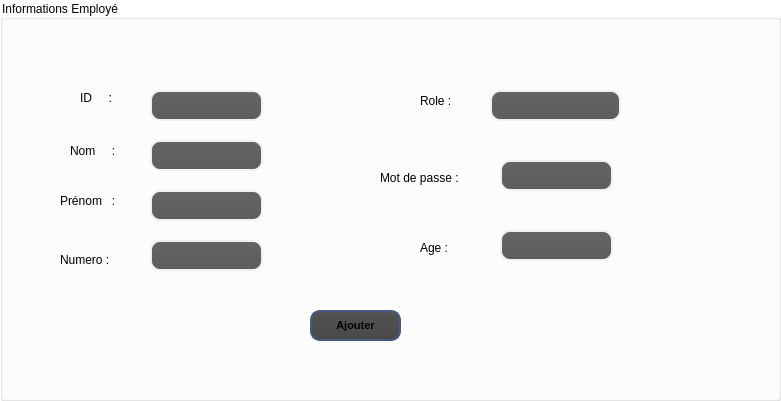
       <widget class="QGroupBox" name="groupBox_16">
        <property name="geometry">
         <rect>
          <x>60</x>
          <y>30</y>
          <width>781</width>
          <height>401</height>
         </rect>
        </property>
        <property name="styleSheet">
         <string notr="true">QToolTip
{
border: 1px solid black;
background-color: #ffa02f;
padding: 1px;
border-radius: 3px;
opacity: 100;
color: black;
}

QWidget 
{
	
    background-color: rgba(50, 50, 50, 0);
font: 87 8pt &quot;Segoe UI Black&quot;;
}

QWidget:item:hover
{
    background-color: QLinearGradient( x1: 0, y1: 0, x2: 0, y2: 1, stop: 0 #ffa02f, stop: 1 #ca0619);
    color: #ffde59;
}

QWidget:item:selected
{
    background-color: QLinearGradient( x1: 0, y1: 0, x2: 0, y2: 1, stop: 0 #ffde59, stop: 1 #ffde59);
}

QMenuBar::item
{
    background: transparent;
}

QMenuBar::item:selected
{
    background: transparent;
    border: 1px solid #ffaa00;
}

QMenuBar::item:pressed
{
    background: #ffde59;
    border: 1px solid #000;
    background-color: QLinearGradient(
        x1:0, y1:0,
        x2:0, y2:1,
        stop:1 #212121,
        stop:0.4 #343434/*,
        stop:0.2 #343434,
        stop:0.1 #ffaa00*/
    );
    margin-bottom:-1px;
    padding-bottom:1px;
}

QMenu
{
    border: 1px solid #000;
}

QMenu::item
{
    padding: 2px 20px 2px 20px;
}

QMenu::item:selected
{
    color: #000000;
}

QWidget:disabled
{
    color: #404040;
    background-color: #323232;
}

QAbstractItemView
{
    background-color: QLinearGradient( x1: 0, y1: 0, x2: 0, y2: 1, stop: 0 #4d4d4d, stop: 0.1 #646464, stop: 1 #5d5d5d);
}

QWidget:focus
{
    /*border: 2px solid QLinearGradient( x1: 0, y1: 0, x2: 0, y2: 1, stop: 0 #ffa02f, stop: 1 #d7801a);*/
}

QLineEdit
{
    background-color: QLinearGradient( x1: 0, y1: 0, x2: 0, y2: 1, stop: 0 #4d4d4d, stop: 0 #646464, stop: 1 #5d5d5d);
    padding: 1px;
    border-style: solid;
    border: 1px solid #1e1e1e;
    border-radius: 5;
}

QPushButton
{
    color: #b1b1b1;
    background-color: QLinearGradient( x1: 0, y1: 0, x2: 0, y2: 1, stop: 0 #565656, stop: 0.1 #525252, stop: 0.5 #4e4e4e, stop: 0.9 #4a4a4a, stop: 1 #464646);
    border-width: 1px;
    border-color: #ffde59;
    border-style: solid;
    border-radius: 6;
    padding: 3px;
    font-size: 12px;
    padding-left: 5px;
    padding-right: 5px;
}

QPushButton:pressed
{
    background-color: QLinearGradient( x1: 0, y1: 0, x2: 0, y2: 1, stop: 0 #2d2d2d, stop: 0.1 #2b2b2b, stop: 0.5 #292929, stop: 0.9 #282828, stop: 1 #252525);
}

QComboBox
{
    selection-background-color: #ffaa00;
    background-color: QLinearGradient( x1: 0, y1: 0, x2: 0, y2: 1, stop: 0 #565656, stop: 0.1 #525252, stop: 0.5 #4e4e4e, stop: 0.9 #4a4a4a, stop: 1 #464646);
    border-style: solid;
    border: 1px solid #1e1e1e;
    border-radius: 5;
}

QComboBox:hover,QPushButton:hover
{
    border: 2px solid QLinearGradient( x1: 0, y1: 0, x2: 0, y2: 1, stop: 0 #ffa02f, stop: 1 #d7801a);
}


QComboBox:on
{
    padding-top: 3px;
    padding-left: 4px;
    background-color: QLinearGradient( x1: 0, y1: 0, x2: 0, y2: 1, stop: 0 #2d2d2d, stop: 0.1 #2b2b2b, stop: 0.5 #292929, stop: 0.9 #282828, stop: 1 #252525);
    selection-background-color: #ffaa00;
}

QComboBox QAbstractItemView
{
    border: 2px solid darkgray;
    selection-background-color: QLinearGradient( x1: 0, y1: 0, x2: 0, y2: 1, stop: 0 #ffa02f, stop: 1 #d7801a);
}

QComboBox::drop-down
{
     subcontrol-origin: padding;
     subcontrol-position: top right;
     width: 15px;

     border-left-width: 0px;
     border-left-color: darkgray;
     border-left-style: solid; /* just a single line */
     border-top-right-radius: 3px; /* same radius as the QComboBox */
     border-bottom-right-radius: 3px;
 }

QComboBox::down-arrow
{
     image: url(:/down_arrow.png);
}

QGroupBox:focus
{
rgb(255, 255, 255)
border: 2px solid QLinearGradient( x1: 0, y1: 0, x2: 0, y2: 1, stop: 0 #ffa02f, stop: 1 #d7801a);
}

QTextEdit:focus
{
    border: 2px solid QLinearGradient( x1: 0, y1: 0, x2: 0, y2: 1, stop: 0 #ffa02f, stop: 1 #d7801a);
}

QScrollBar:horizontal {
     border: 1px solid #222222;
     background: QLinearGradient( x1: 0, y1: 0, x2: 0, y2: 1, stop: 0.0 #ffde59, stop: 0.2 #ffde59, stop: 1 #ffde59);
     height: 7px;
     margin: 0px 16px 0 16px;
}

QScrollBar::handle:horizontal
{
      background: QLinearGradient( x1: 0, y1: 0, x2: 1, y2: 0, stop: 0 #ffde59, stop: 0.5 #ffde59, stop: 1 #ffde59);
      min-height: 20px;
      border-radius: 2px;
}

QScrollBar::add-line:horizontal {
      border: 1px solid #1b1b19;
      border-radius: 2px;
      background: QLinearGradient( x1: 0, y1: 0, x2: 1, y2: 0, stop: 0 #ffde59, stop: 1 #ffde59);
      width: 14px;
      subcontrol-position: right;
      subcontrol-origin: margin;
}

QScrollBar::sub-line:horizontal {
      border: 1px solid #1b1b19;
      border-radius: 2px;
      background: QLinearGradient( x1: 0, y1: 0, x2: 1, y2: 0, stop: 0 #ffa02f, stop: 1 #d7801a);
      width: 14px;
     subcontrol-position: left;
     subcontrol-origin: margin;
}

QScrollBar::right-arrow:horizontal, QScrollBar::left-arrow:horizontal
{
      border: 1px solid black;
      width: 1px;
      height: 1px;
      background: white;
}

QScrollBar::add-page:horizontal, QScrollBar::sub-page:horizontal
{
      background: none;
}

QScrollBar:vertical
{
      background: QLinearGradient( x1: 0, y1: 0, x2: 1, y2: 0, stop: 0.0 #ffde59, stop: 0.2 #282828, stop: 1 #484848);
      width: 7px;
      margin: 16px 0 16px 0;
      border: 1px solid #222222;
}

QScrollBar::handle:vertical
{
      background: QLinearGradient( x1: 0, y1: 0, x2: 0, y2: 1, stop: 0 #ffde59, stop: 0.5 #d7801a, stop: 1 #ffde59);
      min-height: 20px;
      border-radius: 2px;
}

QScrollBar::add-line:vertical
{
      border: 1px solid #1b1b19;
      border-radius: 2px;
      background: QLinearGradient( x1: 0, y1: 0, x2: 0, y2: 1, stop: 0 #ffde59, stop: 1 #ffde59);
      height: 14px;
      subcontrol-position: bottom;
      subcontrol-origin: margin;
}

QScrollBar::sub-line:vertical
{
      border: 1px solid #1b1b19;
      border-radius: 2px;
      background: QLinearGradient( x1: 0, y1: 0, x2: 0, y2: 1, stop: 0 #ffde59, stop: 1 #ffde59);
      height: 14px;
      subcontrol-position: top;
      subcontrol-origin: margin;
}

QScrollBar::up-arrow:vertical, QScrollBar::down-arrow:vertical
{
      border: 1px solid black;
      width: 1px;
      height: 1px;
      background: white;
}


QScrollBar::add-page:vertical, QScrollBar::sub-page:vertical
{
      background: none;
}

QTextEdit
{
    background-color: #242424;
}

QPlainTextEdit
{
    background-color: #242424;
}

QHeaderView::section
{
    background-color: QLinearGradient(x1:0, y1:0, x2:0, y2:1, stop:0 #616161, stop: 0.5 #505050, stop: 0.6 #434343, stop:1 #656565);
    color: white;
    padding-left: 4px;
    border: 1px solid #6c6c6c;
}

QCheckBox:disabled
{
color: #414141;
}

QDockWidget::title
{
    text-align: center;
    spacing: 3px; /* spacing between items in the tool bar */
    background-color: QLinearGradient(x1:0, y1:0, x2:0, y2:1, stop:0 #323232, stop: 0.5 #242424, stop:1 #323232);
}

QDockWidget::close-button, QDockWidget::float-button
{
    text-align: center;
    spacing: 1px; /* spacing between items in the tool bar */
    background-color: QLinearGradient(x1:0, y1:0, x2:0, y2:1, stop:0 #323232, stop: 0.5 #242424, stop:1 #323232);
}

QDockWidget::close-button:hover, QDockWidget::float-button:hover
{
    background: #242424;
}

QDockWidget::close-button:pressed, QDockWidget::float-button:pressed
{
    padding: 1px -1px -1px 1px;
}

QMainWindow::separator
{
    background-color: QLinearGradient(x1:0, y1:0, x2:0, y2:1, stop:0 #161616, stop: 0.5 #151515, stop: 0.6 #212121, stop:1 #343434);
    color: white;
    padding-left: 4px;
    border: 1px solid #4c4c4c;
    spacing: 3px; /* spacing between items in the tool bar */
}

QMainWindow::separator:hover
{

    background-color: QLinearGradient(x1:0, y1:0, x2:0, y2:1, stop:0 #d7801a, stop:0.5 #b56c17 stop:1 #ffa02f);
    color: white;
    padding-left: 4px;
    border: 1px solid #6c6c6c;
    spacing: 3px; /* spacing between items in the tool bar */
}

QToolBar::handle
{
     spacing: 3px; /* spacing between items in the tool bar */
     background: url(:/images/handle.png);
}

QMenu::separator
{
    height: 2px;
    background-color: QLinearGradient(x1:0, y1:0, x2:0, y2:1, stop:0 #161616, stop: 0.5 #151515, stop: 0.6 #212121, stop:1 #343434);
    color: white;
    padding-left: 4px;
    margin-left: 10px;
    margin-right: 5px;
}

QProgressBar
{
    border: 2px solid grey;
    border-radius: 5px;
    text-align: center;
}

QProgressBar::chunk
{
    background-color: #ffde59;
    width: 2.15px;
    margin: 0.5px;
}

QTabBar::tab {
    color: #ffde59;
    border: 1px solid #444;
    border-bottom-style: none;
    background-color: #323232;
    padding-left: 10px;
    padding-right: 10px;
    padding-top: 3px;
    padding-bottom: 2px;
    margin-right: -1px;
}

QTabWidget::pane {
    border: 1px solid #444;
    top: 1px;
}

QTabBar::tab:last
{
    margin-right: 0; /* the last selected tab has nothing to overlap with on the right */
    border-top-right-radius: 3px;
}

QTabBar::tab:first:!selected
{
 margin-left: 0px; /* the last selected tab has nothing to overlap with on the right */


    border-top-left-radius: 3px;
}

QTabBar::tab:!selected
{
    color: #b1b1b1;
    border-bottom-style: solid;
    margin-top: 3px;
    background-color: QLinearGradient(x1:0, y1:0, x2:0, y2:1, stop:1 #212121, stop:.4 #343434);
}

QTabBar::tab:selected
{
    border-top-left-radius: 3px;
    border-top-right-radius: 3px;
    margin-bottom: 0px;
}

QTabBar::tab:!selected:hover
{
    /*border-top: 2px solid #ffaa00;
    padding-bottom: 3px;*/
    border-top-left-radius: 3px;
    border-top-right-radius: 3px;
    background-color: QLinearGradient(x1:0, y1:0, x2:0, y2:1, stop:1 #212121, stop:0.4 #343434, stop:0.2 #343434, stop:0.1 #ffaa00);
}

QRadioButton::indicator:checked, QRadioButton::indicator:unchecked{
    color: #b1b1b1;
    background-color: #323232;
    border: 1px solid #b1b1b1;
    border-radius: 6px;
}

QRadioButton::indicator:checked
{
    background-color: qradialgradient(
        cx: 0.5, cy: 0.5,
        fx: 0.5, fy: 0.5,
        radius: 1.0,
        stop: 0.25 #ffaa00,
        stop: 0.3 #323232
    );
}

QCheckBox::indicator{
    color: #b1b1b1;
    background-color: #323232;
    border: 1px solid #b1b1b1;
    width: 9px;
    height: 9px;
}

QRadioButton::indicator
{
    border-radius: 6px;
}

QRadioButton::indicator:hover, QCheckBox::indicator:hover
{
    border: 1px solid #ffaa00;
}

QCheckBox::indicator:checked
{
    image:url(:/images/checkbox.png);
}

QCheckBox::indicator:disabled, QRadioButton::indicator:disabled
{
    border: 1px solid #444;
}
</string>
        </property>
        <property name="title">
         <string>Informations Employé</string>
        </property>
        <widget class="QLabel" name="label_CIN_E_4">
         <property name="geometry">
          <rect>
           <x>80</x>
           <y>90</y>
           <width>56</width>
           <height>16</height>
          </rect>
         </property>
         <property name="styleSheet">
          <string notr="true">
font: 87 8pt &quot;Segoe UI Black&quot;,rgb(0, 0, 0);</string>
         </property>
         <property name="text">
          <string>ID     :</string>
         </property>
        </widget>
        <widget class="QLabel" name="label_NomE_4">
         <property name="geometry">
          <rect>
           <x>70</x>
           <y>140</y>
           <width>56</width>
           <height>21</height>
          </rect>
         </property>
         <property name="styleSheet">
          <string notr="true">font: 87 8pt &quot;Segoe UI Black&quot;;</string>
         </property>
         <property name="text">
          <string>Nom     :</string>
         </property>
        </widget>
        <widget class="QLabel" name="label_PrenomE_4">
         <property name="geometry">
          <rect>
           <x>60</x>
           <y>190</y>
           <width>71</width>
           <height>21</height>
          </rect>
         </property>
         <property name="styleSheet">
          <string notr="true">font: 87 8pt &quot;Segoe UI Black&quot;;</string>
         </property>
         <property name="text">
          <string>Prénom   :</string>
         </property>
        </widget>
        <widget class="QLabel" name="label_PosteE_4">
         <property name="geometry">
          <rect>
           <x>60</x>
           <y>250</y>
           <width>91</width>
           <height>20</height>
          </rect>
         </property>
         <property name="styleSheet">
          <string notr="true">font: 87 8pt &quot;Segoe UI Black&quot;;</string>
         </property>
         <property name="text">
          <string>Numero :</string>
         </property>
        </widget>
        <widget class="QLabel" name="label_EmailE_4">
         <property name="geometry">
          <rect>
           <x>420</x>
           <y>90</y>
           <width>61</width>
           <height>21</height>
          </rect>
         </property>
         <property name="styleSheet">
          <string notr="true">font: 87 8pt &quot;Segoe UI Black&quot;;</string>
         </property>
         <property name="text">
          <string>Role :</string>
         </property>
        </widget>
        <widget class="QLabel" name="label_SalaireE_4">
         <property name="geometry">
          <rect>
           <x>380</x>
           <y>170</y>
           <width>111</width>
           <height>16</height>
          </rect>
         </property>
         <property name="styleSheet">
          <string notr="true">font: 87 8pt &quot;Segoe UI Black&quot;;</string>
         </property>
         <property name="text">
          <string>Mot de passe :</string>
         </property>
        </widget>
        <widget class="QLineEdit" name="le_ID">
         <property name="geometry">
          <rect>
           <x>150</x>
           <y>90</y>
           <width>113</width>
           <height>31</height>
          </rect>
         </property>
         <property name="styleSheet">
          <string notr="true">QLineEdit {
  background-color: qlineargradient(x1: 0, y1: 0, x2: 0, y2: 1,
                                      stop: 0 #455987, stop: 1 #4d8fac);
  border: 2px solid #f0f0f0;
  border-radius: 10px;
  color: #ffffff;
  padding: 8px 16px;
  transition: all 0.3s ease-in-out;
}

QLineEdit:hover {
  background-color: qlineargradient(x1: 0, y1: 0, x2: 0, y2: 1,
                                      stop: 0 #4d8fac, stop: 1 #455987);
  border-color: #ffffff;
}

QLineEdit:focus {
  background-color: qlineargradient(x1: 0, y1: 0, x2: 0, y2: 1,
                                      stop: 0 #4d8fac, stop: 1 #455987);
  border-color: #ffffff;
  box-shadow: 0 0 10px #4d8fac;
}
</string>
         </property>
         <property name="text">
          <string/>
         </property>
        </widget>
        <widget class="QLineEdit" name="le_nom">
         <property name="geometry">
          <rect>
           <x>150</x>
           <y>140</y>
           <width>113</width>
           <height>31</height>
          </rect>
         </property>
         <property name="styleSheet">
          <string notr="true">QLineEdit {
  background-color: qlineargradient(x1: 0, y1: 0, x2: 0, y2: 1,
                                      stop: 0 #455987, stop: 1 #4d8fac);
  border: 2px solid #f0f0f0;
  border-radius: 10px;
  color: #ffffff;
  padding: 8px 16px;
  transition: all 0.3s ease-in-out;
}

QLineEdit:hover {
  background-color: qlineargradient(x1: 0, y1: 0, x2: 0, y2: 1,
                                      stop: 0 #4d8fac, stop: 1 #455987);
  border-color: #ffffff;
}

QLineEdit:focus {
  background-color: qlineargradient(x1: 0, y1: 0, x2: 0, y2: 1,
                                      stop: 0 #4d8fac, stop: 1 #455987);
  border-color: #ffffff;
  box-shadow: 0 0 10px #4d8fac;
}
</string>
         </property>
         <property name="text">
          <string/>
         </property>
        </widget>
        <widget class="QLineEdit" name="le_prenom">
         <property name="geometry">
          <rect>
           <x>150</x>
           <y>190</y>
           <width>113</width>
           <height>31</height>
          </rect>
         </property>
         <property name="styleSheet">
          <string notr="true">QLineEdit {
  background-color: qlineargradient(x1: 0, y1: 0, x2: 0, y2: 1,
                                      stop: 0 #455987, stop: 1 #4d8fac);
  border: 2px solid #f0f0f0;
  border-radius: 10px;
  color: #ffffff;
  padding: 8px 16px;
  transition: all 0.3s ease-in-out;
}

QLineEdit:hover {
  background-color: qlineargradient(x1: 0, y1: 0, x2: 0, y2: 1,
                                      stop: 0 #4d8fac, stop: 1 #455987);
  border-color: #ffffff;
}

QLineEdit:focus {
  background-color: qlineargradient(x1: 0, y1: 0, x2: 0, y2: 1,
                                      stop: 0 #4d8fac, stop: 1 #455987);
  border-color: #ffffff;
  box-shadow: 0 0 10px #4d8fac;
}
</string>
         </property>
         <property name="text">
          <string/>
         </property>
        </widget>
        <widget class="QLineEdit" name="le_role">
         <property name="geometry">
          <rect>
           <x>490</x>
           <y>90</y>
           <width>131</width>
           <height>31</height>
          </rect>
         </property>
         <property name="styleSheet">
          <string notr="true">QLineEdit {
  background-color: qlineargradient(x1: 0, y1: 0, x2: 0, y2: 1,
                                      stop: 0 #455987, stop: 1 #4d8fac);
  border: 2px solid #f0f0f0;
  border-radius: 10px;
  color: #ffffff;
  padding: 8px 16px;
  transition: all 0.3s ease-in-out;
}

QLineEdit:hover {
  background-color: qlineargradient(x1: 0, y1: 0, x2: 0, y2: 1,
                                      stop: 0 #4d8fac, stop: 1 #455987);
  border-color: #ffffff;
}

QLineEdit:focus {
  background-color: qlineargradient(x1: 0, y1: 0, x2: 0, y2: 1,
                                      stop: 0 #4d8fac, stop: 1 #455987);
  border-color: #ffffff;
  box-shadow: 0 0 10px #4d8fac;
}
</string>
         </property>
        </widget>
        <widget class="QLineEdit" name="le_num">
         <property name="geometry">
          <rect>
           <x>150</x>
           <y>240</y>
           <width>113</width>
           <height>31</height>
          </rect>
         </property>
         <property name="styleSheet">
          <string notr="true">QLineEdit {
  background-color: qlineargradient(x1: 0, y1: 0, x2: 0, y2: 1,
                                      stop: 0 #455987, stop: 1 #4d8fac);
  border: 2px solid #f0f0f0;
  border-radius: 10px;
  color: #ffffff;
  padding: 8px 16px;
  transition: all 0.3s ease-in-out;
}

QLineEdit:hover {
  background-color: qlineargradient(x1: 0, y1: 0, x2: 0, y2: 1,
                                      stop: 0 #4d8fac, stop: 1 #455987);
  border-color: #ffffff;
}

QLineEdit:focus {
  background-color: qlineargradient(x1: 0, y1: 0, x2: 0, y2: 1,
                                      stop: 0 #4d8fac, stop: 1 #455987);
  border-color: #ffffff;
  box-shadow: 0 0 10px #4d8fac;
}
</string>
         </property>
        </widget>
        <widget class="QLineEdit" name="le_mdp">
         <property name="geometry">
          <rect>
           <x>500</x>
           <y>160</y>
           <width>113</width>
           <height>31</height>
          </rect>
         </property>
         <property name="styleSheet">
          <string notr="true">QLineEdit {
  background-color: qlineargradient(x1: 0, y1: 0, x2: 0, y2: 1,
                                      stop: 0 #455987, stop: 1 #4d8fac);
  border: 2px solid #f0f0f0;
  border-radius: 10px;
  color: #ffffff;
  padding: 8px 16px;
  transition: all 0.3s ease-in-out;
}

QLineEdit:hover {
  background-color: qlineargradient(x1: 0, y1: 0, x2: 0, y2: 1,
                                      stop: 0 #4d8fac, stop: 1 #455987);
  border-color: #ffffff;
}

QLineEdit:focus {
  background-color: qlineargradient(x1: 0, y1: 0, x2: 0, y2: 1,
                                      stop: 0 #4d8fac, stop: 1 #455987);
  border-color: #ffffff;
  box-shadow: 0 0 10px #4d8fac;
}
</string>
         </property>
        </widget>
        <widget class="QLabel" name="label_203">
         <property name="geometry">
          <rect>
           <x>-540</x>
           <y>-160</y>
           <width>551</width>
           <height>781</height>
          </rect>
         </property>
         <property name="text">
          <string/>
         </property>
         <property name="pixmap">
          <pixmap>:/fond.png</pixmap>
         </property>
        </widget>
        <widget class="QLabel" name="label_SalaireE_5">
         <property name="geometry">
          <rect>
           <x>420</x>
           <y>240</y>
           <width>61</width>
           <height>16</height>
          </rect>
         </property>
         <property name="styleSheet">
          <string notr="true">font: 87 8pt &quot;Segoe UI Black&quot;;</string>
         </property>
         <property name="text">
          <string>Age :</string>
         </property>
        </widget>
        <widget class="QLineEdit" name="le_age">
         <property name="geometry">
          <rect>
           <x>500</x>
           <y>230</y>
           <width>113</width>
           <height>31</height>
          </rect>
         </property>
         <property name="styleSheet">
          <string notr="true">QLineEdit {
  background-color: qlineargradient(x1: 0, y1: 0, x2: 0, y2: 1,
                                      stop: 0 #455987, stop: 1 #4d8fac);
  border: 2px solid #f0f0f0;
  border-radius: 10px;
  color: #ffffff;
  padding: 8px 16px;
  transition: all 0.3s ease-in-out;
}

QLineEdit:hover {
  background-color: qlineargradient(x1: 0, y1: 0, x2: 0, y2: 1,
                                      stop: 0 #4d8fac, stop: 1 #455987);
  border-color: #ffffff;
}

QLineEdit:focus {
  background-color: qlineargradient(x1: 0, y1: 0, x2: 0, y2: 1,
                                      stop: 0 #4d8fac, stop: 1 #455987);
  border-color: #ffffff;
  box-shadow: 0 0 10px #4d8fac;
}
</string>
         </property>
        </widget>
        <widget class="QPushButton" name="pb_ajouter">
         <property name="geometry">
          <rect>
           <x>310</x>
           <y>310</y>
           <width>91</width>
           <height>31</height>
          </rect>
         </property>
         <property name="styleSheet">
          <string notr="true">QPushButton {
    background: qlineargradient(x1: 0, y1: 0, x2: 0, y2: 1,
                                stop: 0 #F5DEB3, stop: 0.5 #D2B48C, stop: 1.0 #F5DEB3);
    border: 2px solid #455987;
    border-radius: 10px;
    padding: 5px 10px;
    font-size: 11px; 
    font-weight: bold;
    color: #000000;
    text-shadow: 1px 1px #FFFFFF;
    box-shadow: 1px 1px 3px rgba(0, 0, 0, 0.25);
}

QPushButton:hover {
    background: qlineargradient(x1: 0, y1: 0, x2: 0, y2: 1,
                                stop: 0 #D2B48C, stop: 0.5 #F5DEB3, stop: 1.0 #F5DEB3);
    border: 2px solid #455987;
    text-shadow: 1px 1px #FFFFFF;
}
</string>
         </property>
         <property name="text">
          <string>Ajouter</string>
         </property>
        </widget>
       </widget>
